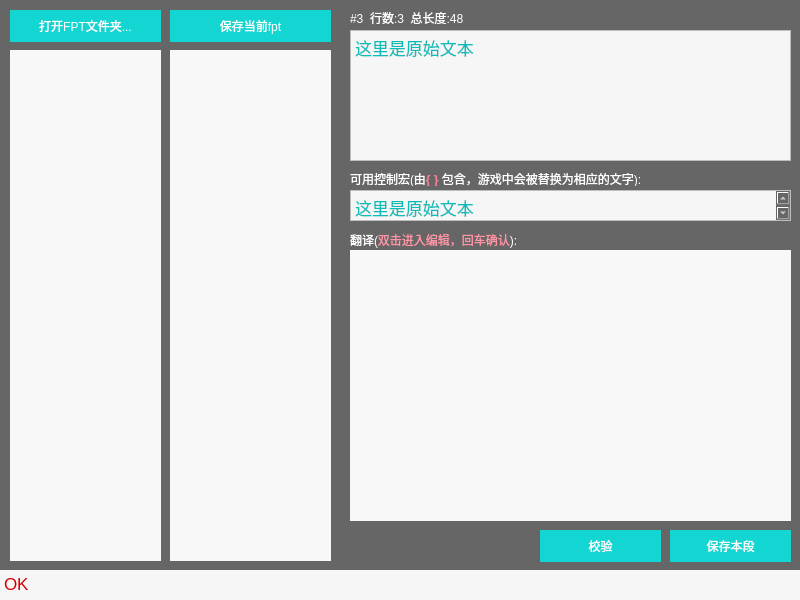
<?xml version="1.0" encoding="UTF-8"?>
<ui version="4.0">
 <class>MainWindow</class>
 <widget class="QMainWindow" name="MainWindow">
  <property name="geometry">
   <rect>
    <x>0</x>
    <y>0</y>
    <width>800</width>
    <height>600</height>
   </rect>
  </property>
  <property name="minimumSize">
   <size>
    <width>800</width>
    <height>500</height>
   </size>
  </property>
  <property name="maximumSize">
   <size>
    <width>800</width>
    <height>600</height>
   </size>
  </property>
  <property name="windowTitle">
   <string>DQ7 Trans</string>
  </property>
  <property name="styleSheet">
   <string notr="true">background-color: rgb(102, 102, 102);
color: rgb(255, 255, 255);</string>
  </property>
  <widget class="QWidget" name="centralWidget">
   <widget class="QPushButton" name="openFPTFolder">
    <property name="enabled">
     <bool>true</bool>
    </property>
    <property name="geometry">
     <rect>
      <x>10</x>
      <y>10</y>
      <width>151</width>
      <height>32</height>
     </rect>
    </property>
    <property name="styleSheet">
     <string notr="true">background-color: rgb(19, 213, 210);
border:none;
color: rgb(255, 255, 255);</string>
    </property>
    <property name="text">
     <string>打开FPT文件夹...</string>
    </property>
   </widget>
   <widget class="QListView" name="FPTList">
    <property name="geometry">
     <rect>
      <x>10</x>
      <y>50</y>
      <width>151</width>
      <height>511</height>
     </rect>
    </property>
    <property name="styleSheet">
     <string notr="true">background-color: rgb(248, 248, 248);
border:none;

color: rgb(13, 188, 184);</string>
    </property>
   </widget>
   <widget class="QListView" name="FPTMessageList">
    <property name="geometry">
     <rect>
      <x>170</x>
      <y>50</y>
      <width>161</width>
      <height>511</height>
     </rect>
    </property>
    <property name="styleSheet">
     <string notr="true">background-color: rgb(248, 248, 248);
border:none;

color: rgb(13, 188, 184);</string>
    </property>
   </widget>
   <widget class="QLabel" name="messageInfo">
    <property name="geometry">
     <rect>
      <x>350</x>
      <y>10</y>
      <width>441</width>
      <height>16</height>
     </rect>
    </property>
    <property name="text">
     <string>#3  行数:3  总长度:48</string>
    </property>
   </widget>
   <widget class="QTextBrowser" name="messageContent">
    <property name="geometry">
     <rect>
      <x>350</x>
      <y>30</y>
      <width>441</width>
      <height>131</height>
     </rect>
    </property>
    <property name="styleSheet">
     <string notr="true">background-color: rgb(246, 246, 246);
color: rgb(13, 188, 184);</string>
    </property>
    <property name="html">
     <string>&lt;!DOCTYPE HTML PUBLIC &quot;-//W3C//DTD HTML 4.0//EN&quot; &quot;http://www.w3.org/TR/REC-html40/strict.dtd&quot;&gt;
&lt;html&gt;&lt;head&gt;&lt;meta name=&quot;qrichtext&quot; content=&quot;1&quot; /&gt;&lt;style type=&quot;text/css&quot;&gt;
p, li { white-space: pre-wrap; }
&lt;/style&gt;&lt;/head&gt;&lt;body style=&quot; font-family:'.SF NS Text'; font-size:13pt; font-weight:400; font-style:normal;&quot;&gt;
&lt;p style=&quot; margin-top:0px; margin-bottom:0px; margin-left:0px; margin-right:0px; -qt-block-indent:0; text-indent:0px;&quot;&gt;这里是原始文本&lt;/p&gt;&lt;/body&gt;&lt;/html&gt;</string>
    </property>
   </widget>
   <widget class="QLabel" name="l2">
    <property name="geometry">
     <rect>
      <x>350</x>
      <y>170</y>
      <width>441</width>
      <height>16</height>
     </rect>
    </property>
    <property name="text">
     <string>&lt;html&gt;&lt;head/&gt;&lt;body&gt;&lt;p&gt;可用控制宏(由&lt;span style=&quot; color:#ff7f94;&quot;/&gt;&lt;span style=&quot; font-weight:600; color:#ff7f94;&quot;&gt;{ } &lt;/span&gt;包含，游戏中会被替换为相应的文字):&lt;/p&gt;&lt;/body&gt;&lt;/html&gt;</string>
    </property>
   </widget>
   <widget class="QTextBrowser" name="messageMacro">
    <property name="geometry">
     <rect>
      <x>350</x>
      <y>190</y>
      <width>441</width>
      <height>31</height>
     </rect>
    </property>
    <property name="styleSheet">
     <string notr="true">background-color: rgb(246, 246, 246);
color: rgb(13, 188, 184);</string>
    </property>
    <property name="html">
     <string>&lt;!DOCTYPE HTML PUBLIC &quot;-//W3C//DTD HTML 4.0//EN&quot; &quot;http://www.w3.org/TR/REC-html40/strict.dtd&quot;&gt;
&lt;html&gt;&lt;head&gt;&lt;meta name=&quot;qrichtext&quot; content=&quot;1&quot; /&gt;&lt;style type=&quot;text/css&quot;&gt;
p, li { white-space: pre-wrap; }
&lt;/style&gt;&lt;/head&gt;&lt;body style=&quot; font-family:'.SF NS Text'; font-size:13pt; font-weight:400; font-style:normal;&quot;&gt;
&lt;p style=&quot; margin-top:0px; margin-bottom:0px; margin-left:0px; margin-right:0px; -qt-block-indent:0; text-indent:0px;&quot;&gt;这里是原始文本&lt;/p&gt;&lt;/body&gt;&lt;/html&gt;</string>
    </property>
   </widget>
   <widget class="QLabel" name="l3">
    <property name="geometry">
     <rect>
      <x>350</x>
      <y>230</y>
      <width>441</width>
      <height>20</height>
     </rect>
    </property>
    <property name="text">
     <string>&lt;html&gt;&lt;head/&gt;&lt;body&gt;&lt;p&gt;翻译(&lt;span style=&quot; color:#ff96a6;&quot;&gt;双击进入编辑，回车确认&lt;/span&gt;):&lt;/p&gt;&lt;/body&gt;&lt;/html&gt;</string>
    </property>
   </widget>
   <widget class="QPushButton" name="SaveFPT">
    <property name="geometry">
     <rect>
      <x>170</x>
      <y>10</y>
      <width>161</width>
      <height>32</height>
     </rect>
    </property>
    <property name="styleSheet">
     <string notr="true">background-color: rgb(19, 213, 210);
border:none;
color: rgb(255, 255, 255);</string>
    </property>
    <property name="text">
     <string>保存当前fpt</string>
    </property>
   </widget>
   <widget class="QTextBrowser" name="ErrorMsg">
    <property name="geometry">
     <rect>
      <x>0</x>
      <y>570</y>
      <width>801</width>
      <height>31</height>
     </rect>
    </property>
    <property name="styleSheet">
     <string notr="true">background-color: rgb(246, 246, 246);
color: rgb(214, 0, 2);
border:none;</string>
    </property>
    <property name="html">
     <string>&lt;!DOCTYPE HTML PUBLIC &quot;-//W3C//DTD HTML 4.0//EN&quot; &quot;http://www.w3.org/TR/REC-html40/strict.dtd&quot;&gt;
&lt;html&gt;&lt;head&gt;&lt;meta name=&quot;qrichtext&quot; content=&quot;1&quot; /&gt;&lt;style type=&quot;text/css&quot;&gt;
p, li { white-space: pre-wrap; }
&lt;/style&gt;&lt;/head&gt;&lt;body style=&quot; font-family:'.SF NS Text'; font-size:13pt; font-weight:400; font-style:normal;&quot;&gt;
&lt;p style=&quot; margin-top:0px; margin-bottom:0px; margin-left:0px; margin-right:0px; -qt-block-indent:0; text-indent:0px;&quot;&gt;OK&lt;/p&gt;&lt;/body&gt;&lt;/html&gt;</string>
    </property>
   </widget>
   <widget class="QListView" name="FPTMessageLineList">
    <property name="geometry">
     <rect>
      <x>350</x>
      <y>250</y>
      <width>441</width>
      <height>271</height>
     </rect>
    </property>
    <property name="styleSheet">
     <string notr="true">background-color: rgb(248, 248, 248);
border:none;

color: rgb(13, 188, 184);</string>
    </property>
   </widget>
   <widget class="QPushButton" name="ValidTranslate">
    <property name="geometry">
     <rect>
      <x>540</x>
      <y>530</y>
      <width>121</width>
      <height>32</height>
     </rect>
    </property>
    <property name="styleSheet">
     <string notr="true">background-color: rgb(19, 213, 210);
border:none;
color: rgb(255, 255, 255);</string>
    </property>
    <property name="text">
     <string>校验</string>
    </property>
   </widget>
   <widget class="QPushButton" name="SaveTranslate">
    <property name="geometry">
     <rect>
      <x>670</x>
      <y>530</y>
      <width>121</width>
      <height>32</height>
     </rect>
    </property>
    <property name="styleSheet">
     <string notr="true">background-color: rgb(19, 213, 210);
border:none;
color: rgb(255, 255, 255);</string>
    </property>
    <property name="text">
     <string>保存本段</string>
    </property>
   </widget>
  </widget>
 </widget>
 <layoutdefault spacing="6" margin="11"/>
 <resources/>
 <connections/>
</ui>
